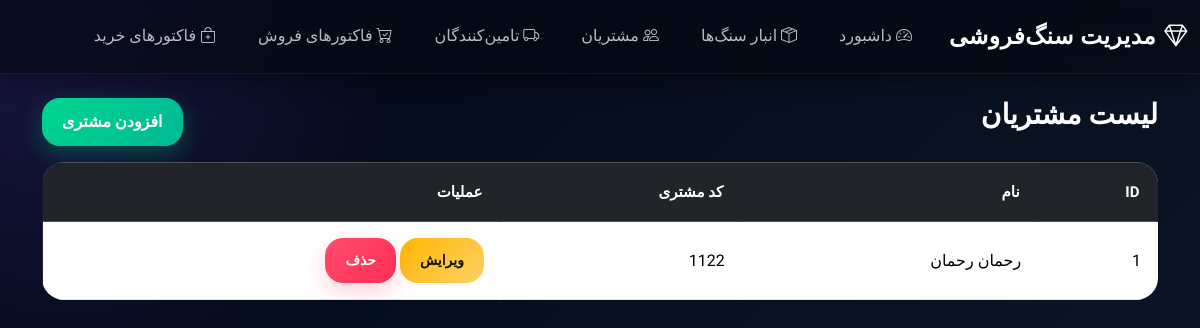
/customer_list/, run on an earlier commit of the app's database.
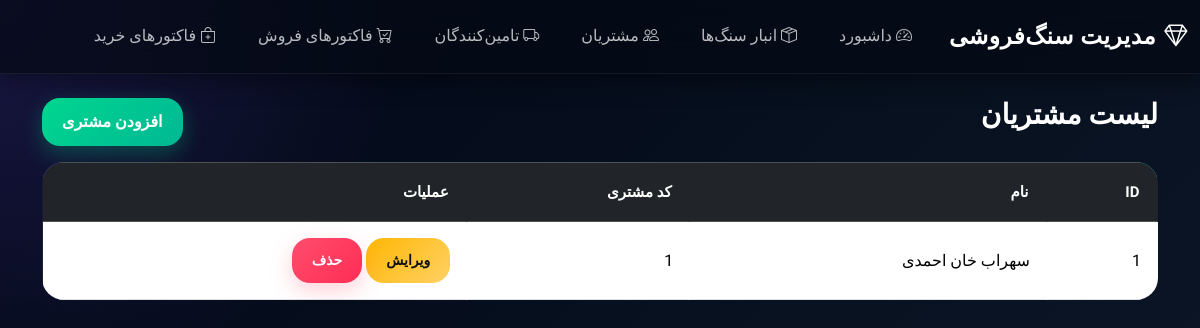
And on a later commit of the database.
### core/models.py (models this page shows, shortened)
class Customer(models.Model):
    person = models.OneToOneField(Person, on_delete=models.CASCADE)
    customer_code = models.CharField(max_length=30, unique=True)

class Person(models.Model):
    PERSON_TYPES = [
        ('real', 'حقیقی'),
        ('legal', 'حقوقی'),
    ]
    first_name = models.CharField(max_length=100, verbose_name='نام')
    last_name = models.CharField(max_length=100, verbose_name='نام خانوادگی')
    national_code = models.CharField(
        max_length=20,
        unique=True,
        verbose_name='کد ملی / شناسه اقتصادی'
    )
    phone = models.CharField(max_length=15, verbose_name='شماره تماس')
    address = models.TextField(verbose_name='آدرس')
    person_type = models.CharField(
        max_length=10,
        choices=PERSON_TYPES,
        verbose_name='نوع شخص'
    )
    created_at = models.DateTimeField(auto_now_add=True)
    def __str__(self):
        return f"{self.first_name} {self.last_name}"
    class Meta:
        verbose_name = 'شخص'
        verbose_name_plural = 'اشخاص'

### core/views.py (the view)
# urls.py: path('customer_list/', customer_list, name='customer_list'),
def customer_list(request):
    customers = Customer.objects.all()
    return render(request, 'core/customer_list.html', {'customers': customers})

### core/templates/core/customer_list.html (shortened to what this page needs)
{% extends 'core/base.html' %}
{% block content %}
<div class="d-flex justify-content-between mb-3">
    <h3>لیست مشتریان</h3>
    <a href="{% url 'add_customer' %}" class="btn btn-success">
        افزودن مشتری
    </a>
</div>
<table class="table table-bordered">
    <thead class="table-dark">
        <tr>
            <th>ID</th>
            <th>نام</th>
            <th>کد مشتری</th>
            <th>عملیات</th>
        </tr>
    </thead>
    <tbody>
        {% for customer in customers %}
        <tr>
            <td>{{ customer.id }}</td>
            <td>{{ customer.person }}</td>
            <td>{{ customer.customer_code }}</td>
            <td>
                <a href="{% url 'edit_customer' customer.id %}" class="btn btn-warning btn-sm">
                    ویرایش
                </a>
                <a href="{% url 'delete_customer' customer.id %}" class="btn btn-danger btn-sm">
                    حذف
                </a>
            </td>
        </tr>
        {% endfor %}
    </tbody>
</table>
{% endblock %}

What changed in the data, as far as the page shows it:
changed Customer id 1: person "رحمان رحمان" → "سهراب خان احمدی"; customer_code "1122" → "1"
